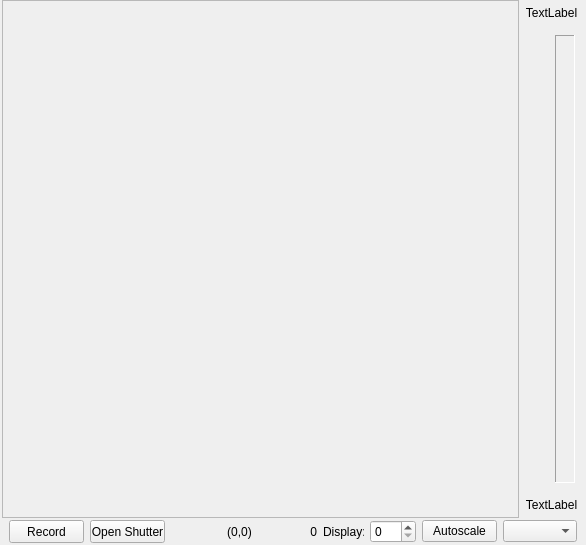
<?xml version="1.0" encoding="UTF-8"?>
<ui version="4.0">
 <class>Frame</class>
 <widget class="QFrame" name="Frame">
  <property name="geometry">
   <rect>
    <x>0</x>
    <y>0</y>
    <width>586</width>
    <height>545</height>
   </rect>
  </property>
  <property name="windowTitle">
   <string>Frame</string>
  </property>
  <property name="frameShape">
   <enum>QFrame::NoFrame</enum>
  </property>
  <property name="frameShadow">
   <enum>QFrame::Raised</enum>
  </property>
  <layout class="QVBoxLayout" name="verticalLayout_2">
   <property name="spacing">
    <number>0</number>
   </property>
   <property name="margin">
    <number>0</number>
   </property>
   <item>
    <widget class="QWidget" name="displayWidget" native="true">
     <property name="sizePolicy">
      <sizepolicy hsizetype="Preferred" vsizetype="Preferred">
       <horstretch>0</horstretch>
       <verstretch>0</verstretch>
      </sizepolicy>
     </property>
     <property name="maximumSize">
      <size>
       <width>16777215</width>
       <height>16777215</height>
      </size>
     </property>
     <layout class="QHBoxLayout" name="horizontalLayout_2">
      <property name="spacing">
       <number>0</number>
      </property>
      <property name="leftMargin">
       <number>2</number>
      </property>
      <property name="topMargin">
       <number>0</number>
      </property>
      <property name="rightMargin">
       <number>2</number>
      </property>
      <property name="bottomMargin">
       <number>0</number>
      </property>
      <item>
       <widget class="QScrollArea" name="cameraScrollArea">
        <property name="widgetResizable">
         <bool>true</bool>
        </property>
        <widget class="QWidget" name="scrollAreaWidgetContents">
         <property name="geometry">
          <rect>
           <x>0</x>
           <y>0</y>
           <width>515</width>
           <height>516</height>
          </rect>
         </property>
        </widget>
       </widget>
      </item>
      <item>
       <widget class="QWidget" name="scaleWidget" native="true">
        <property name="minimumSize">
         <size>
          <width>65</width>
          <height>0</height>
         </size>
        </property>
        <property name="maximumSize">
         <size>
          <width>16777215</width>
          <height>16777215</height>
         </size>
        </property>
        <layout class="QVBoxLayout" name="verticalLayout">
         <property name="leftMargin">
          <number>0</number>
         </property>
         <property name="topMargin">
          <number>6</number>
         </property>
         <property name="rightMargin">
          <number>0</number>
         </property>
         <property name="bottomMargin">
          <number>6</number>
         </property>
         <item>
          <widget class="QLabel" name="scaleMax">
           <property name="maximumSize">
            <size>
             <width>16777215</width>
             <height>14</height>
            </size>
           </property>
           <property name="text">
            <string>TextLabel</string>
           </property>
           <property name="alignment">
            <set>Qt::AlignCenter</set>
           </property>
          </widget>
         </item>
         <item>
          <widget class="QWidget" name="slideWidget" native="true">
           <layout class="QHBoxLayout" name="horizontalLayout">
            <item>
             <widget class="QWidget" name="rangeSliderWidget" native="true">
              <property name="minimumSize">
               <size>
                <width>9</width>
                <height>0</height>
               </size>
              </property>
             </widget>
            </item>
            <item>
             <widget class="QFrame" name="colorFrame">
              <property name="maximumSize">
               <size>
                <width>20</width>
                <height>10000</height>
               </size>
              </property>
              <property name="frameShape">
               <enum>QFrame::Panel</enum>
              </property>
              <property name="frameShadow">
               <enum>QFrame::Sunken</enum>
              </property>
             </widget>
            </item>
           </layout>
          </widget>
         </item>
         <item>
          <widget class="QLabel" name="scaleMin">
           <property name="maximumSize">
            <size>
             <width>16777215</width>
             <height>14</height>
            </size>
           </property>
           <property name="text">
            <string>TextLabel</string>
           </property>
           <property name="alignment">
            <set>Qt::AlignCenter</set>
           </property>
          </widget>
         </item>
        </layout>
       </widget>
      </item>
     </layout>
    </widget>
   </item>
   <item>
    <widget class="QWidget" name="infoWidget" native="true">
     <layout class="QHBoxLayout" name="horizontalLayout_3">
      <property name="leftMargin">
       <number>9</number>
      </property>
      <property name="topMargin">
       <number>2</number>
      </property>
      <property name="rightMargin">
       <number>9</number>
      </property>
      <property name="bottomMargin">
       <number>2</number>
      </property>
      <item>
       <widget class="QPushButton" name="recordButton">
        <property name="sizePolicy">
         <sizepolicy hsizetype="Fixed" vsizetype="Fixed">
          <horstretch>0</horstretch>
          <verstretch>0</verstretch>
         </sizepolicy>
        </property>
        <property name="maximumSize">
         <size>
          <width>75</width>
          <height>23</height>
         </size>
        </property>
        <property name="text">
         <string>Record</string>
        </property>
       </widget>
      </item>
      <item>
       <widget class="QPushButton" name="cameraShutterButton">
        <property name="sizePolicy">
         <sizepolicy hsizetype="Fixed" vsizetype="Fixed">
          <horstretch>0</horstretch>
          <verstretch>0</verstretch>
         </sizepolicy>
        </property>
        <property name="maximumSize">
         <size>
          <width>75</width>
          <height>23</height>
         </size>
        </property>
        <property name="focusPolicy">
         <enum>Qt::NoFocus</enum>
        </property>
        <property name="text">
         <string>Open Shutter</string>
        </property>
       </widget>
      </item>
      <item>
       <spacer name="horizontalSpacer">
        <property name="orientation">
         <enum>Qt::Horizontal</enum>
        </property>
        <property name="sizeHint" stdset="0">
         <size>
          <width>185</width>
          <height>20</height>
         </size>
        </property>
       </spacer>
      </item>
      <item>
       <widget class="QLabel" name="intensityPosLabel">
        <property name="minimumSize">
         <size>
          <width>61</width>
          <height>0</height>
         </size>
        </property>
        <property name="maximumSize">
         <size>
          <width>61</width>
          <height>16777215</height>
         </size>
        </property>
        <property name="text">
         <string>(0,0)</string>
        </property>
        <property name="alignment">
         <set>Qt::AlignCenter</set>
        </property>
       </widget>
      </item>
      <item>
       <widget class="QLabel" name="intensityIntLabel">
        <property name="minimumSize">
         <size>
          <width>41</width>
          <height>0</height>
         </size>
        </property>
        <property name="maximumSize">
         <size>
          <width>41</width>
          <height>16777215</height>
         </size>
        </property>
        <property name="text">
         <string>0</string>
        </property>
        <property name="alignment">
         <set>Qt::AlignRight|Qt::AlignTrailing|Qt::AlignVCenter</set>
        </property>
       </widget>
      </item>
      <item>
       <widget class="QLabel" name="syncLabel">
        <property name="minimumSize">
         <size>
          <width>41</width>
          <height>0</height>
         </size>
        </property>
        <property name="maximumSize">
         <size>
          <width>41</width>
          <height>16777215</height>
         </size>
        </property>
        <property name="text">
         <string>Display:</string>
        </property>
       </widget>
      </item>
      <item>
       <widget class="QSpinBox" name="syncSpinBox">
        <property name="minimumSize">
         <size>
          <width>46</width>
          <height>0</height>
         </size>
        </property>
        <property name="maximumSize">
         <size>
          <width>46</width>
          <height>16777215</height>
         </size>
        </property>
       </widget>
      </item>
      <item>
       <widget class="QPushButton" name="autoScaleButton">
        <property name="minimumSize">
         <size>
          <width>75</width>
          <height>0</height>
         </size>
        </property>
        <property name="maximumSize">
         <size>
          <width>75</width>
          <height>16777215</height>
         </size>
        </property>
        <property name="focusPolicy">
         <enum>Qt::NoFocus</enum>
        </property>
        <property name="text">
         <string>Autoscale</string>
        </property>
       </widget>
      </item>
      <item>
       <widget class="QComboBox" name="colorComboBox">
        <property name="minimumSize">
         <size>
          <width>74</width>
          <height>0</height>
         </size>
        </property>
        <property name="maximumSize">
         <size>
          <width>74</width>
          <height>16777215</height>
         </size>
        </property>
       </widget>
      </item>
     </layout>
    </widget>
   </item>
  </layout>
 </widget>
 <resources/>
 <connections/>
</ui>
